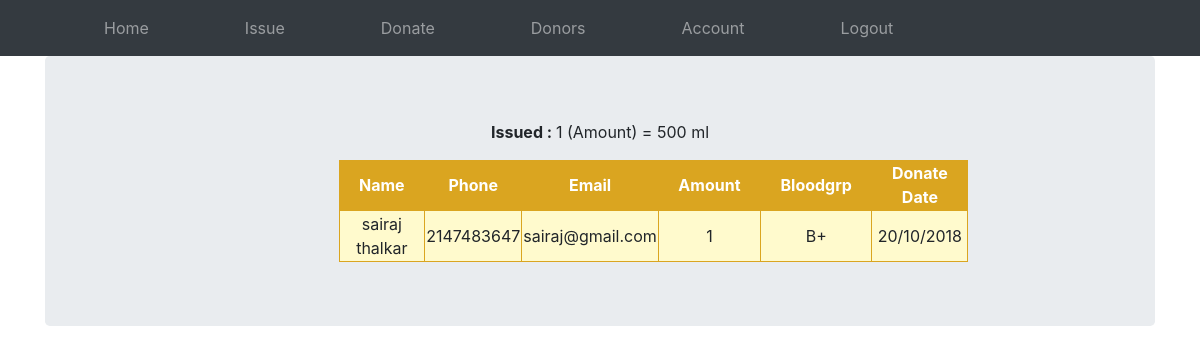
The page /issued.php on the database its author committed.
### tables this page shows
CREATE TABLE `issue` (
  `issue_id` int(11) NOT NULL,
  `amount` int(10) NOT NULL,
  `bloodgrp` varchar(3) NOT NULL,
  `id` int(11) DEFAULT NULL,
  `issue_dt` varchar(10) NOT NULL
);

CREATE TABLE `blooduser` (
  `id` int(10) NOT NULL,
  `name` varchar(30) NOT NULL,
  `phone` int(11) NOT NULL,
  `email` varchar(30) NOT NULL,
  `DOB` varchar(10) NOT NULL,
  `addr` varchar(100) NOT NULL,
  `username` varchar(30) NOT NULL,
  `passwd` varchar(20) NOT NULL
);

### issued.php (the view, shortened to what this page needs)
<!DOCTYPE html>
<html lang="en" dir="ltr">
  <head>
    <link rel="stylesheet" href="index.css" type="text/css">
    <link rel="stylesheet" href="https://stackpath.bootstrapcdn.com/bootstrap/4.1.3/css/bootstrap.min.css">
  </head>
  <body>
    <nav class="navbar navbar-expand-md navbar-dark bg-dark ">
        <ul class="navbar-nav">
          <li class="nav-item"> <a href="homepage.php" class="nav-link"> Home </a> </li>
          <li class="nav-item"> <a href="issue.php" class="nav-link"> Issue </a> </li>
          <li class="nav-item"> <a href="donate.php" class="nav-link"> Donate </a> </li>
          <li class='nav-item'> <a href='donor.php' class='nav-link'>Donors</a> </li>
          <li class="nav-item"> <a href="account.php" class="nav-link"> Account </a> </li>
          <li class="nav-item"> <a href="logout.php" class="nav-link"> Logout</a> </li>
        </ul>
    </nav>
    <div class="container">
      <div class="jumbotron">
        <p style='text-align:center;'><b>Issued : </b>1 (Amount) = 500 ml</p>
        <?php
          include 'dbh.php';
            $nsql = "SELECT name,phone,email,amount,bloodgrp,issue_dt FROM issue
                    INNER JOIN blooduser on issue.id = blooduser.id";
            $stock = mysqli_query($conn,$nsql);
            echo"<table align='center' style='width: 50%;background-color: lemonchiffon;
  border-collapse: collapse; ' >";
            echo"<tr style='text-align:center;'><th style='padding-left:20px;padding-right:20px;height: 50px;text-align:center;background-color: goldenrod;
  color: white; '>Name</th>
                     <th style='padding-left:20px;padding-right:20px;height: 50px;text-align:center;background-color: goldenrod;
  color: white; '>Phone</th>
                    <th style='padding-left:30px;padding-right:30px;height: 50px;text-align:center;background-color: goldenrod;
color: white; '>Email</th>
                    <th style='padding-left:20px;padding-right:20px;height: 50px;text-align:center;background-color: goldenrod;
color: white; '>Amount</th>
                    <th style='padding-left:20px;padding-right:20px;height: 50px;text-align:center;background-color: goldenrod;
color: white; '>Bloodgrp</th>
                    <th style='padding-left:20px;padding-right:20px;height: 50px;text-align:center;background-color: goldenrod;
color: white; '>Donate Date</th>";
                while($row = mysqli_fetch_assoc($stock)){
                  echo "<tr style='text-align:center;border: 1px solid black;'><td style='height: 50px;text-align:center;border: 1px solid goldenrod;'>" . $row['name'] . "</td><td style='height: 50px;text-align:center;border: 1px solid goldenrod;'>" . $row['phone'] . "</td>
                        <td style='height: 50px;text-align:center;border: 1px solid goldenrod;'>" . $row['email'] . "</td><td style='height: 50px;text-align:center;border: 1px solid goldenrod;'>" . $row['amount'] . "</td>
                        <td style='height: 50px;text-align:center;border: 1px solid goldenrod;'>" . $row['bloodgrp'] . "</td><td style='height: 50px;text-align:center;border: 1px solid goldenrod;'>" . $row['issue_dt'] . "</td>
                  </tr>";
                }
        ?>
      </div>

### index.css (style rules this page uses)
.navbar li { padding-left: 80px; }
table { margin-left: 25%; }

### rows shown on the page
issue: id.name "sairaj thalkar", id.phone "2147483647", id.email "sairaj@gmail.com", amount "1", bloodgrp "B+", issue_dt "20/10/2018"
